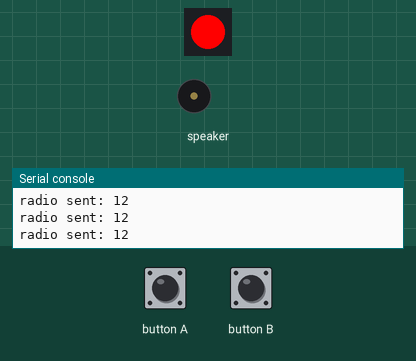
Simulated run of this program. Board: Calliope mini (MakeCode). On the bench: 1 RGB LEDs in strip order, left to right, buzzer (waves = sounding), the last lines printed to the serial console. The inputs (shaded band) are chosen by the test bench. No radio messages arrive unless stated (any console line starting 'radio sent:' is added by the test bench).

Above: at 1.8 s.
1.9 s: button A pressed for 0.15 s
At 3.0 s:
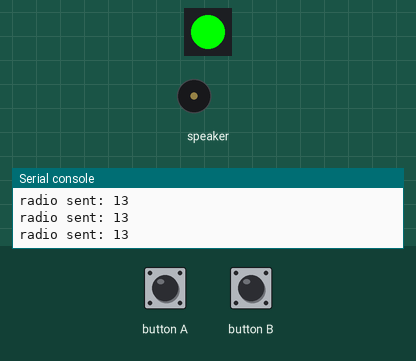
3.5 s: button B pressed for 0.15 s
At 4.3 s:
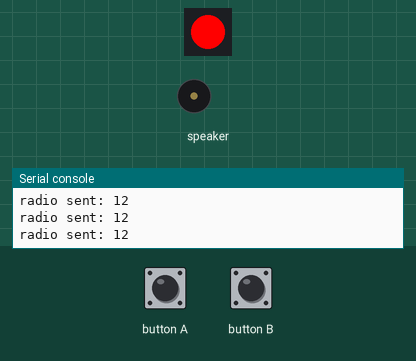
Timing chart, 0 to 6.5 s (numbered marks = the images above; inputs shaded):
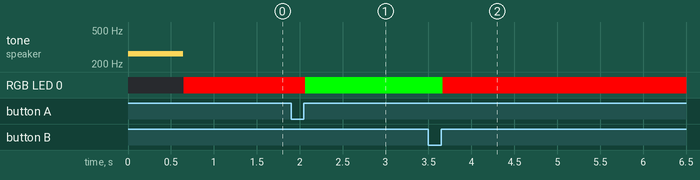

The program:

rucksack_alarm_sender.py
```python
def on_button_a():
    global selection
    selection += -1
input.on_button_event(Button.A, input.button_event_click(), on_button_a)

def on_button_b():
    global selection
    selection += 1
input.on_button_event(Button.B, input.button_event_click(), on_button_b)

radio.set_group(1)
for index in range(5):
    music.play_tone(262, music.beat(BeatFraction.QUARTER))
    control.wait_micros(4)
selection = 1

def on_forever():
    global selection
    if selection == -1:
        selection = 1
    if selection == 0:
        radio.send_number(13)
        basic.set_led_color(0x00ff00)
    if selection == 1:
        radio.send_number(12)
        basic.set_led_color(0xff0000)
    if selection == 2:
        selection = 0
basic.forever(on_forever)
```

Measured:
- after the input at 1.9 s, RGB LED 0: RGB(255, 0, 0) → RGB(0, 255, 0) after 0.17 s
- after the input at 3.5 s, RGB LED 0: RGB(0, 255, 0) → RGB(255, 0, 0) after 0.17 s
